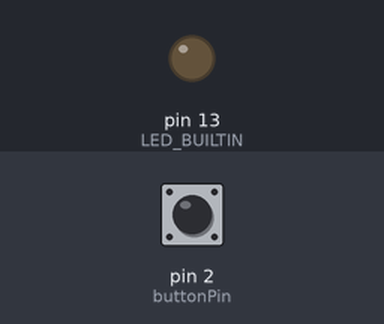
The sketch below on a simulated Arduino Uno, built with avr-gcc and run on an emulated ATmega328P. On the bench: output pins drawn as LEDs (lit = HIGH). The inputs (shaded band) are chosen by the test bench; at power-on: pin 2 (buttonPin) HIGH.

Above: at 1.2 s.
1.3 s: pin 2 (buttonPin) pulled LOW for 0.15 s
At 1.37 s:
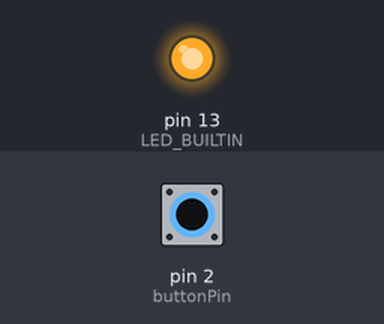
2.9 s: pin 2 (buttonPin) pulled LOW for 3.2 s
At 7.1 s:
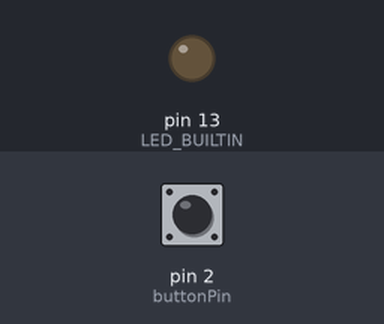
Timing chart, 0 to 8.6 s (numbered marks = the images above; inputs shaded):
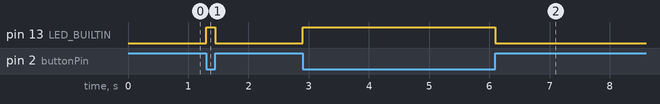

The sketch:

button_led.ino
```cpp
const int buttonPin = 2;

void setup() {
  pinMode(buttonPin, INPUT_PULLUP);
  pinMode(LED_BUILTIN, OUTPUT);
}

void loop() {
  int buttonState = digitalRead(buttonPin);

  if (buttonState == LOW) {
    digitalWrite(LED_BUILTIN, HIGH);
  } else {
    digitalWrite(LED_BUILTIN, LOW);
  }
}
```

Measured:
- after the input at 1.3 s, pin 13 (LED_BUILTIN): LOW → HIGH at once, → LOW 0.15 s later
- after the input at 2.9 s, pin 13 (LED_BUILTIN): LOW → HIGH at once, → LOW 3.2 s later
